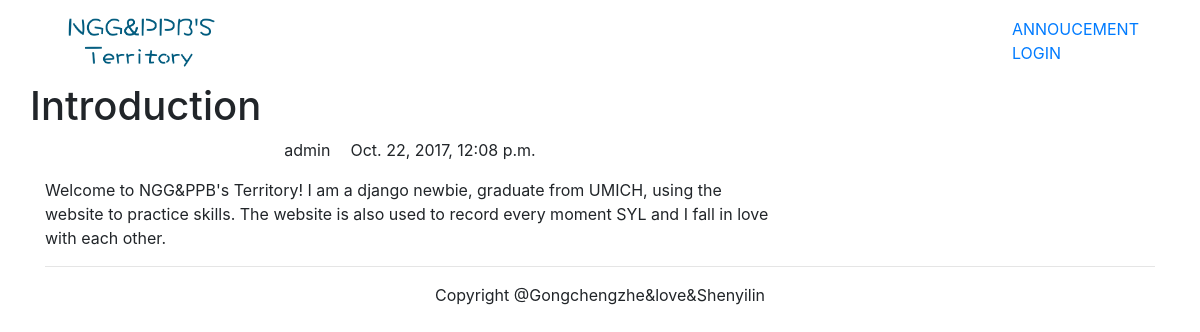
Page /blog/1/ on the committed database.
### blog/models.py (models this page shows, shortened)
class BlogArticles(models.Model):
    title=models.CharField(max_length=300)
    author=models.ForeignKey(User,related_name="blog_posts")
    body=models.TextField()
    publish=models.DateTimeField(default=timezone.now)
    class Meta:
       ordering=("-publish",)

### blog/views.py (the view)
# urls.py: url(r'(?P<article_id>\d)/$',views.blog_article,name="blog_detail"),
def blog_article(request,article_id):
    article=BlogArticles.objects.get(id=article_id)
    pub=article.publish
    return render(request,"blog/content.html",{"article":article,"publish":pub})

### templates/blog/content.html (shortened to what this page needs)
{% extends "base.html" %}
{% block content %}
<div class="row text-center vertical-middle-sm">
    <h1>{{ article.title }}</h1>
</div>
<div class="row">
    <div class="col-xs-12 col-md-8">
       <p class="text-center"><span>{{article.author.username}}</span><span style="margin-left:20px">{{publish}}</span></p>
<div>{{article.body}}</div>
</div>
</div>
{% endblock %}

### rows in the picture
BlogArticles: title "Introduction", author.username "admin", publish "Oct. 22, 2017, 12:08 p.m.", body "Welcome to NGG&PPB's Territory! I am a django newbie, graduate from UMICH, using the website to practice skills. The website is also used to record every moment SYL and I fall in love with each other."
